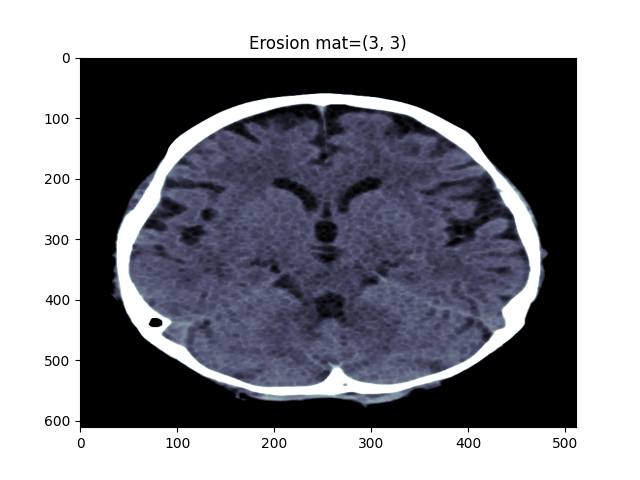
#> input picture Preprocessing Images/Erosion/erosion_mat(3, 3).png, 640 x 480 px, found by its file name
$ python dicomProcessing_createImageCollage.py
#> lines starting #> are read from the running program, lines starting #| are printed output that depends on the picture
import matplotlib.pyplot as plt
import numpy as np
import math
import cv2


folder_path = './Images/Erosion'

img1_name = 'erosion_mat(3, 3)'
img1 = cv2.resize(cv2.imread(f'{folder_path}/{img1_name}.png', cv2.IMREAD_GRAYSCALE),
                  (480, 480))
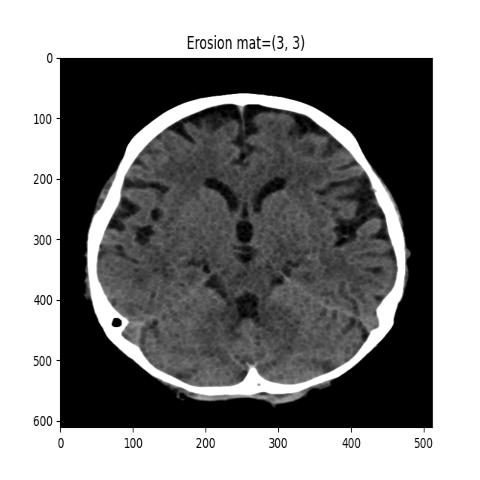
#> img1: shape (480, 480); min 0, max 255, mean 134.3

img2_name = 'erosion_mat(8, 8)'
img2 = cv2.resize(cv2.imread(f'{folder_path}/{img2_name}.png', cv2.IMREAD_GRAYSCALE),
                  (480, 480))
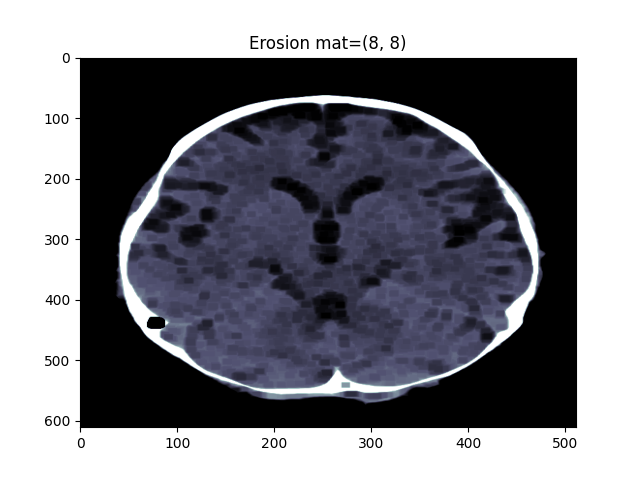
#> input picture Preprocessing Images/Erosion/erosion_mat(8, 8).png, 640 x 480 px, found by its file name
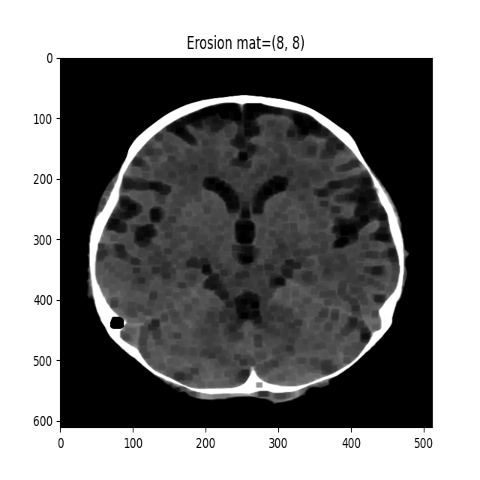
#> img2: shape (480, 480); min 0, max 255, mean 126.7

img3_name = 'erosion_mat(13, 13)'
img3 = cv2.resize(cv2.imread(f'{folder_path}/{img3_name}.png', cv2.IMREAD_GRAYSCALE),
                  (480, 480))
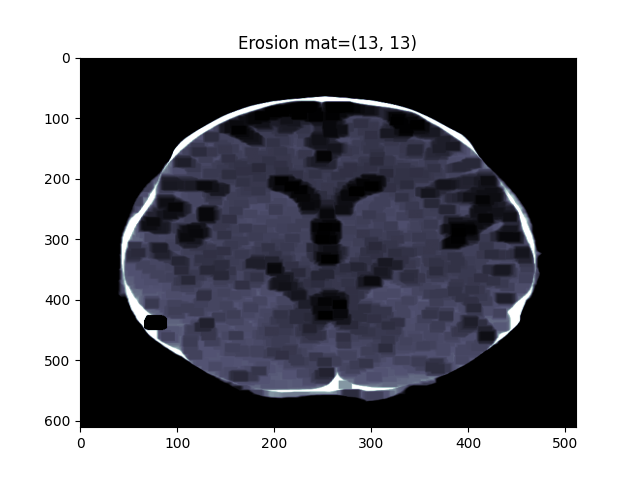
#> input picture Preprocessing Images/Erosion/erosion_mat(13, 13).png, 640 x 480 px, found by its file name
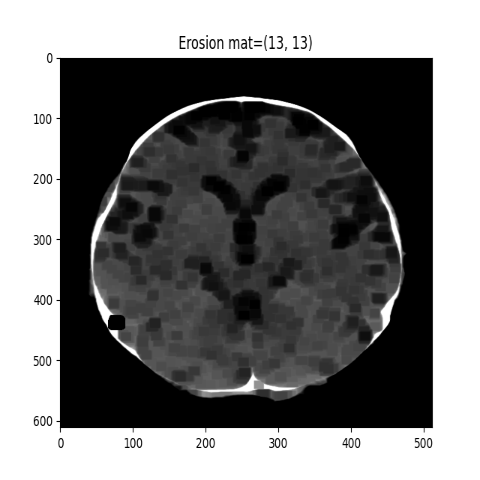
#> img3: shape (480, 480); min 0, max 255, mean 120.4

img4_name = 'erosion_mat(25, 25)'
img4 = cv2.resize(cv2.imread(f'{folder_path}/{img4_name}.png', cv2.IMREAD_GRAYSCALE),
                  (480, 480))
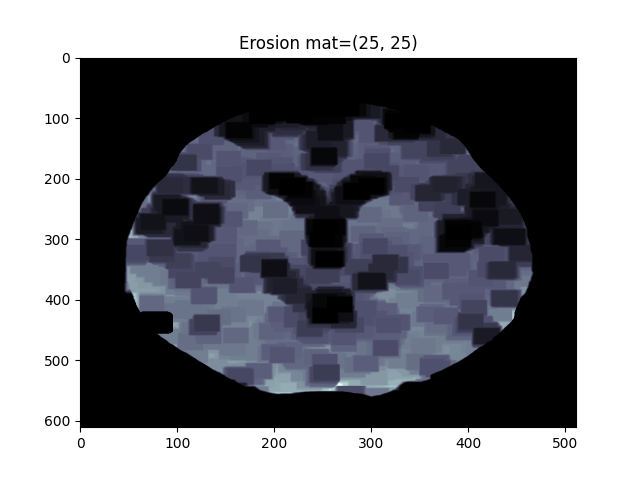
#> input picture Preprocessing Images/Erosion/erosion_mat(25, 25).png, 640 x 480 px, found by its file name
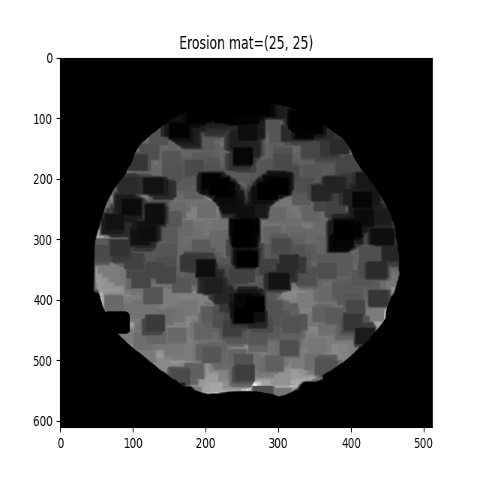
#> img4: shape (480, 480); min 0, max 255, mean 121.7


rc = {"axes.spines.left" : False,
      "axes.spines.right" : False,
      "axes.spines.bottom" : False,
      "axes.spines.top" : False,
      "xtick.bottom" : False,
      "xtick.labelbottom" : False,
      "ytick.labelleft" : False,
      "ytick.left" : False}
plt.rcParams.update(rc)
figure, axis = plt.subplots(2, 2)

axis[0, 0].imshow(img1, cmap=plt.cm.bone)
# axis[0, 0].set_title(img1_name)

axis[0, 1].imshow(img2, cmap=plt.cm.bone)
# axis[0, 1].set_title(img2_name)

axis[1, 0].imshow(img3, cmap=plt.cm.bone)
# axis[1, 0].set_title(img3_name)

axis[1, 1].imshow(img4, cmap=plt.cm.bone)
# axis[1, 1].set_title(img4_name)

# figure.tight_layout()
figure.subplots_adjust(hspace=0.3, wspace=0)


plt.show()
